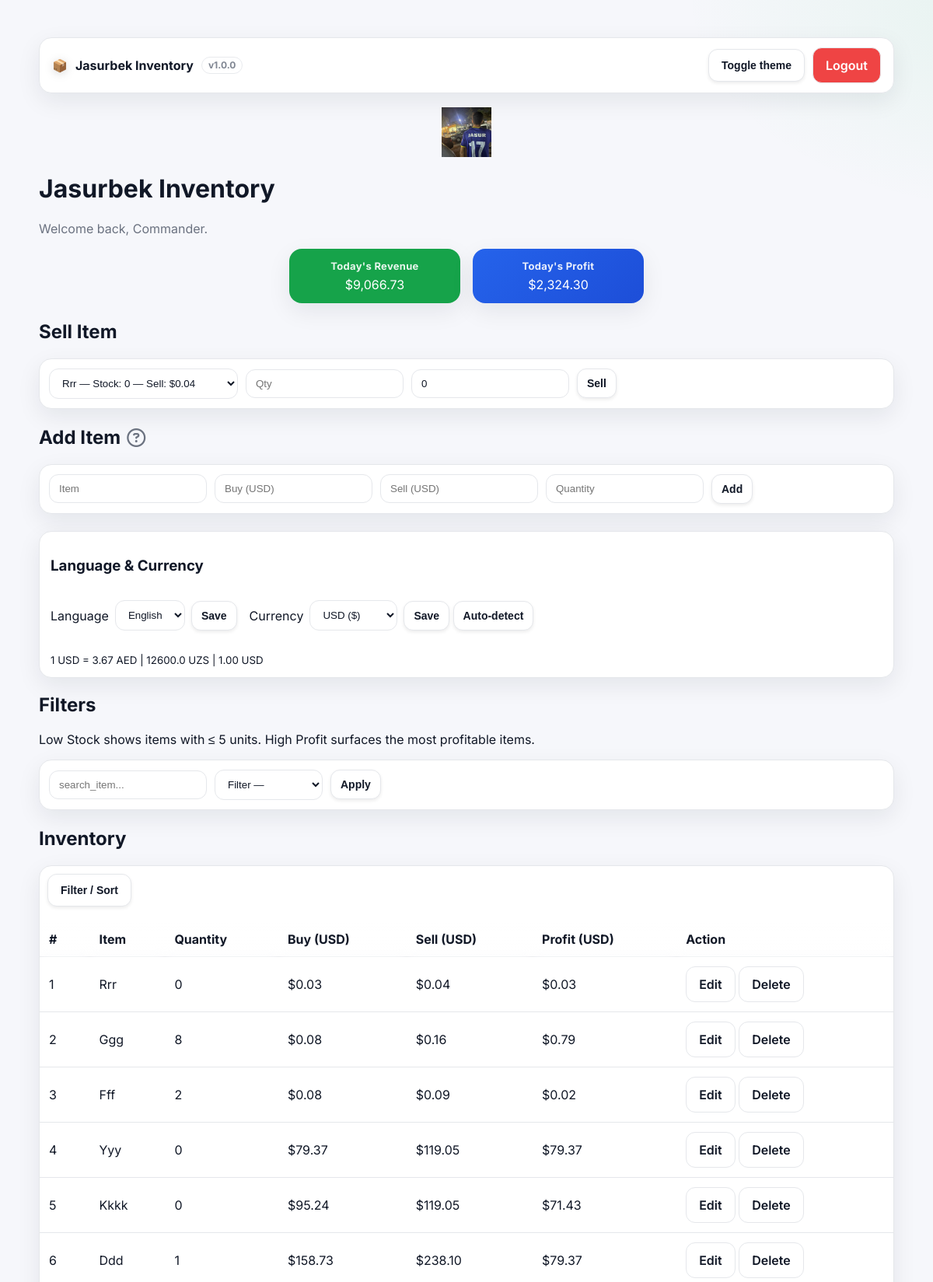
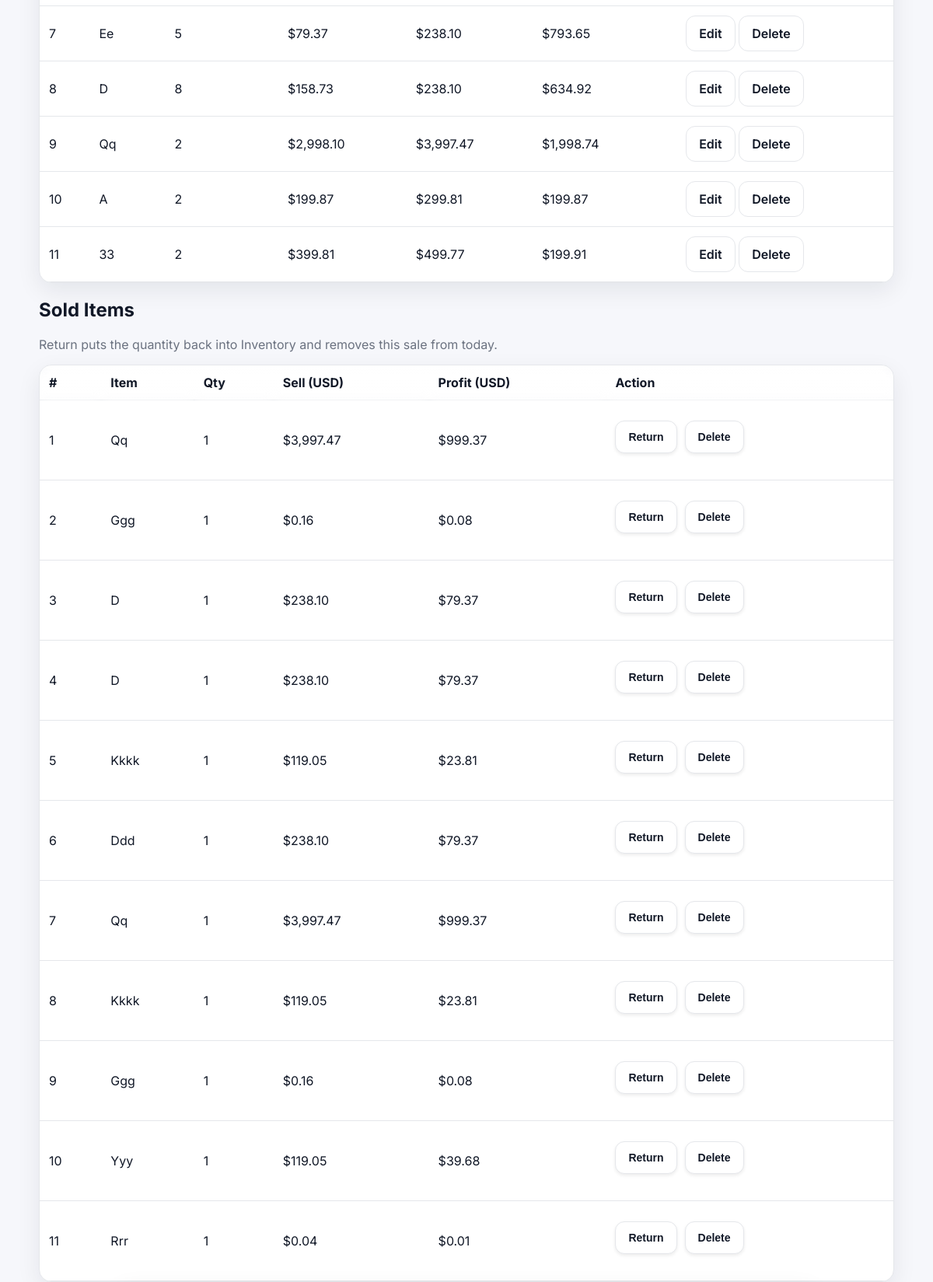
The page / (signed in, upper part) on the database its author committed (2 pictures, top to bottom).
### tables this page shows
CREATE TABLE inventory (
                id INTEGER PRIMARY KEY AUTOINCREMENT,
                name TEXT NOT NULL,
                buying_price REAL NOT NULL DEFAULT 0,
                selling_price REAL NOT NULL DEFAULT 0,
                quantity INTEGER NOT NULL DEFAULT 0,
                profit REAL NOT NULL DEFAULT 0,
                currency TEXT DEFAULT 'UZS',
                created_at TIMESTAMP NOT NULL DEFAULT CURRENT_TIMESTAMP
            , category TEXT, updated_at TIMESTAMP);

CREATE TABLE sales (
                id INTEGER PRIMARY KEY AUTOINCREMENT,
                item_id INTEGER NOT NULL,
                qty INTEGER NOT NULL,
                sell_price REAL NOT NULL,
                profit REAL NOT NULL,
                sold_at TIMESTAMP NOT NULL DEFAULT CURRENT_TIMESTAMP,
                FOREIGN KEY (item_id) REFERENCES inventory(id) ON DELETE CASCADE
            );

### app.py (the view, shortened to what this page needs)
@app.route("/")
def index():
    if not is_logged_in():
        return redirect(url_for("login"))
    search_query    = (request.values.get("search", "") or "").strip().lower()
    selected_filter = request.values.get("filter", "")
    sort_by         = request.args.get("sort_by", "id")
    direction       = request.args.get("direction", "asc")
    sort_param = request.args.get("sort")
    inventory = get_inventory()  # (id, name, buy, sell, qty, profit, currency)
    using_sqlite = db.DATABASE_URL.startswith("sqlite")
    if using_sqlite:
        row = db.db_one("""
            SELECT COALESCE(SUM(qty*sell_price),0), COALESCE(SUM(profit),0)
            FROM sales WHERE DATE(sold_at)=DATE('now','localtime')
        """)
    else:
        row = db.db_one("""
            SELECT COALESCE(SUM(qty*sell_price),0), COALESCE(SUM(profit),0)
            FROM sales s WHERE DATE(s.sold_at)=CURRENT_DATE
        """)
    today_revenue, today_profit = (row[0] if row else 0), (row[1] if row else 0)
    if search_query:
        inventory = [it for it in inventory if search_query in (it[1] or "").lower()]
    if selected_filter == "low_stock":
        inventory = [it for it in inventory if (it[4] or 0) <= 5]
    elif selected_filter == "high_profit":
        inventory = [it for it in inventory if (it[5] or 0) >= 100]
    sort_map = {"name": 1, "quantity": 4, "profit": 5, "price": 3}
    def nz_dec(x): return x if x is not None else Decimal(0)
    def nz_int(x): return x if x is not None else 0
    total_quantity = sum(nz_int(it[4]) for it in inventory)
    total_profit   = sum(nz_dec(it[5]) for it in inventory)
    top_profit_items = sorted(inventory, key=lambda x: (x[5] is None, x[5]), reverse=True)[:5]
    low_stock_items  = sorted(inventory, key=lambda x: (x[4] is None, x[4]))[:5]
    if using_sqlite:
        rows = db.db_all("""
            WITH days AS (
              SELECT DATE('now','localtime','-6 day') AS d
              UNION ALL SELECT DATE('now','localtime','-5 day')
              UNION ALL SELECT DATE('now','localtime','-4 day')
              UNION ALL SELECT DATE('now','localtime','-3 day')
              UNION ALL SELECT DATE('now','localtime','-2 day')
              UNION ALL SELECT DATE('now','localtime','-1 day')
              UNION ALL SELECT DATE('now','localtime')
            )
            SELECT d AS day,
                   COALESCE((SELECT SUM(qty*sell_price) FROM sales s WHERE DATE(s.sold_at)=d),0) AS revenue
            FROM days
        """)
    sales_labels = [str(r[0]) for r in rows]
    sales_values = [float(r[1] or 0) for r in rows]
    stock_labels = [it[1] for it in inventory]
    stock_values = [nz_int(it[4]) for it in inventory]
    if using_sqlite:
        sales_today = db.db_all("""
            SELECT s.id,
                   s.item_id,
                   i.name,
                   s.qty        AS quantity,
                   s.sell_price AS sell_price,
                   s.profit     AS profit,
                   s.sold_at    AS sold_at
            FROM sales s
            JOIN inventory i ON i.id = s.item_id
            WHERE DATE(s.sold_at) = DATE('now','localtime')
            ORDER BY s.sold_at DESC
        """)
    _base, _rates = _derive_rates_from_usd("USD")
    usd_to_aed = _rates.get("AED", 0)
    usd_to_uzs = _rates.get("UZS", 0)
    return render_template(
        "index.html",
        inventory=inventory,
        search_query=search_query,
        sort_by=sort_by,
        direction=direction,
        selected_filter=selected_filter,
        total_quantity=total_quantity,
        total_profit=total_profit,
        top_profit_labels=[it[1] for it in top_profit_items],
        top_profit_values=[float(nz_dec(it[5])) for it in top_profit_items],
        low_stock_labels=[it[1] for it in low_stock_items],
        low_stock_values=[nz_int(it[4]) for it in low_stock_items],
        sales_labels=sales_labels,
        sales_values=sales_values,
        stock_labels=stock_labels,
        stock_values=stock_values,
        sales_today=sales_today,
        today_revenue=today_revenue,
        today_profit=today_profit,
        usd_to_aed=usd_to_aed,
        usd_to_uzs=usd_to_uzs,
    )

### templates/index.html (shortened to what this page needs)
﻿{% extends "base.html" %}
{% block content %}
<div class="logo-container" style="text-align:center;margin-bottom:8px;">
  <img src="{{ url_for('static', filename='jasurbek_logo.png') }}" class="logo" alt="Jasurbek Logo" style="max-height:64px;">
</div>
<h1>{{ t("app_name") }}</h1>
<p class="subtitle">{{ t("welcome_back") }}</p>
<div class="kpis">
  <div class="kpi kpi-green">
    <strong>{{ t("todays_revenue") }}</strong>
    {{ today_revenue | ccy | fmtmoney }}
  </div>
  <div class="kpi kpi-blue">
    <strong>{{ t("todays_profit") }}</strong>
    {{ today_profit | ccy | fmtmoney }}
  </div>
</div>
<h2>{{ t("sell_item") }}</h2>
<form action="{{ url_for('sell_item') }}" method="POST" class="form-row card" style="padding:12px;">
  <select name="item_id" required id="sell-item-select" aria-label="{{ t('item') }}">
    {% for item in inventory %}
      <option value="{{ item[0] }}">
        {{ item[1] }} — {{ t('stock') }}: {{ item[4] }} — {{ t('sell') }}: {{ (item[3] | ccy) | fmtmoney }}
      </option>
    {% endfor %}
  </select>
  <input type="number" name="qty" placeholder="{{ t('qty') }}" min="1" required>
  <input type="text" name="sell_price" id="sell-price" data-money data-decimals="0" placeholder="{{ t('sell_price') }} ({{ CURRENCY }})" required>
  <button type="submit">{{ t('sell') }}</button>
</form>
<h2 class="section-title">
  {{ t("add_item") or "Add Item" }}
  <span class="info" role="button" tabindex="0"
        aria-label="Pricing hint"
        data-tip="Prices you enter are in UI currency {{ CURRENCY }}. They're stored internally in UZS.">
    <i class="fa-regular fa-circle-question"></i>
  </span>
</h2>
<form action="{{ url_for('add_item') }}" method="POST" class="form-row card" style="padding:12px;">
  <input type="text" name="name" placeholder="{{ t('item') }}" required>
  <input type="text" name="buying_price"  data-money data-decimals="0" placeholder="{{ t('buy') }} ({{ CURRENCY }})" required>
  <input type="text" name="selling_price" data-money data-decimals="0" placeholder="{{ t('sell') }} ({{ CURRENCY }})" required>
  <input type="number" name="quantity" placeholder="{{ t('quantity') }}" min="1" required>
  <button type="submit">{{ t('add') }}</button>
</form>
<div class="prefs-card card" style="padding:14px;margin-top:8px;">
  <h3 class="prefs-title">{{ t("lang_curr") }}</h3>
  <div class="form-row" style="gap:16px;">
    <form method="POST" action="{{ url_for('set_prefs') }}" class="prefs-form" id="lang-form" style="display:flex;gap:8px;align-items:center;">
      <label for="lang-select">{{ t("language") }}</label>
      <select name="lang" id="lang-select">
        <option value="en" {{ 'selected' if USER_LANG=='en' else '' }}>English</option>
      </select>
      <div class="prefs-actions">
        <button type="submit">{{ t("save") }}</button>
      </div>
    </form>
    <form action="{{ url_for('set_currency') }}" method="POST" class="prefs-form" id="currency-form" style="display:flex;gap:8px;align-items:center;">
      <label for="currency-select">{{ t("currency") }}</label>
      <select name="currency" id="currency-select">
        <option value="USD" {{ 'selected' if CURRENCY=='USD' else '' }}>USD ($)</option>
      </select>
      <div class="prefs-actions">
        <button type="submit">{{ t("save") }}</button>
        <button type="button" id="auto-detect">{{ t("auto_detect") }}</button>
      </div>
    </form>
  </div>
  <small style="display:block;margin-top:8px;">
    1 USD = {{ usd_to_aed | round(2) }} AED | {{ usd_to_uzs | round(0) }} UZS | 1.00 USD
  </small>
</div>
<h2 class="filters-title">{{ t("filters") }}</h2>
<p class="hint">{{ t("low_stock_hint") }} {{ t("high_profit_hint") }}</p>
<form method="GET" action="{{ url_for('index') }}" class="form-row card" style="padding:12px;">
  <input type="text" name="search" placeholder="{{ t('search_item') }}..." value="{{ search_query }}">
  <select name="filter">
    <option value="">{{ t('filter') }} — </option>
  </select>
  <button type="submit">{{ t('apply') }}</button>
</form>
<h2>{{ t("inventory") }}</h2>
<div class="table-wrap">
  {% set q = request.args.get('search','') %}
  {% set f = request.args.get('filter','') %}
  <div class="toolbar" style="padding:10px;">
    <button id="filterBtn" class="btn" aria-expanded="false" aria-haspopup="true" aria-controls="filterMenu">
      Filter / Sort
    </button>
  </div>
  <table id="inventoryTable" class="table">
    <thead>
      <tr>
        <th>#</th>
        <th>{{ t("item") }}</th>
        <th>{{ t("quantity") }}</th>
        <th>{{ t("buy") }} ({{ CURRENCY }})</th>
        <th>{{ t("sell") }} ({{ CURRENCY }})</th>
        <th>{{ t("profit") }} ({{ CURRENCY }})</th>
        <th>{{ t("action") }}</th>
      </tr>
    </thead>
    <tbody>
      {% for it in inventory %}
        <tr>
          <td>{{ loop.index }}</td>
          <td>{{ it[1] }}</td>
          <td>{{ it[4] | comma }}</td>
          <td>{{ (it[2] | ccy) | fmtmoney }}</td>
          <td>{{ (it[3] | ccy) | fmtmoney }}</td>
          <td>{{ (it[5] | ccy) | fmtmoney }}</td>
          <td>
            <a href="{{ url_for('edit_item', item_id=it[0]) }}" class="btn">Edit</a>
            <a href="{{ url_for('delete_item', item_id=it[0]) }}" class="btn btn-red" onclick="return confirm('Delete this item?')">Delete</a>
          </td>
        </tr>
      {% else %}
        <tr><td colspan="7" style="text-align:center; opacity:.7">No items found.</td></tr>
      {% endfor %}
    </tbody>
  </table>
</div>
<h2 class="mt-6">Sold Items</h2>
<p class="subtitle">Return puts the quantity back into Inventory and removes this sale from today.</p>
<div class="table-wrap">
  <table class="table">
    <thead>
      <tr>
        <th>#</th>
        <th>{{ t("item") }}</th>
        <th>{{ t("qty") }}</th>
        <th>{{ t("sell") }} ({{ CURRENCY }})</th>
        <th>{{ t("profit") }} ({{ CURRENCY }})</th>
        <th>{{ t("action") }}</th>
      </tr>
    </thead>
    <tbody>
      {% for s in sales_today %}
        <tr>
          <td>{{ loop.index }}</td>
          <td>{{ s[2] }}</td>
          <td>{{ s[3] }}</td>
          <td>{{ s[4] | ccy | fmtmoney }}</td>
          <td>{{ s[5] | ccy | fmtmoney }}</td>
          <td class="actions">
            <form method="POST" action="{{ url_for('return_sale', sale_id=s[0]) }}" style="display:inline">
              <button class="btn btn-yellow">Return</button>
            </form>
            <form method="POST" action="{{ url_for('delete_sale', sale_id=s[0]) }}" style="display:inline" onsubmit="return confirm('Delete sale record?')">
              <button class="btn btn-red">Delete</button>
            </form>
          </td>
        </tr>
      {% else %}
        <tr><td colspan="6" style="text-align:center; opacity:.7">No sales yet today.</td></tr>
      {% endfor %}
    </tbody>
  </table>
</div>
{% endblock %}

### rows shown on the page
inventory: name "Rrr", quantity "0", buying_price "$0.03", selling_price "$0.04", value "$0.03"
inventory: name "Ggg", quantity "8", buying_price "$0.08", selling_price "$0.16", value "$0.79"
inventory: name "Fff", quantity "2", buying_price "$0.08", selling_price "$0.09", value "$0.02"
inventory: name "Yyy", quantity "0", buying_price "$79.37", selling_price "$119.05", value "$79.37"
inventory: name "Kkkk", quantity "0", buying_price "$95.24", selling_price "$119.05", value "$71.43"
inventory: name "Ddd", quantity "1", buying_price "$158.73", selling_price "$238.10", value "$79.37"
inventory: name "Ee", quantity "5", buying_price "$79.37", selling_price "$238.10", value "$793.65"
inventory: name "D", quantity "8", buying_price "$158.73", selling_price "$238.10", value "$634.92"
inventory: name "Qq", quantity "2", buying_price "$2,998.10", selling_price "$3,997.47", value "$1,998.74"
inventory: name "A", quantity "2", buying_price "$199.87", selling_price "$299.81", value "$199.87"
inventory: name "33", quantity "2", buying_price "$399.81", selling_price "$499.77", value "$199.91"
sales: name "Qq", qty "1", sell_price "$3,997.47", profit "$999.37"
sales: name "Ggg", qty "1", sell_price "$0.16", profit "$0.08"
sales: name "D", qty "1", sell_price "$238.10", profit "$79.37"
sales: name "D", qty "1", sell_price "$238.10", profit "$79.37"
sales: name "Kkkk", qty "1", sell_price "$119.05", profit "$23.81"
sales: name "Ddd", qty "1", sell_price "$238.10", profit "$79.37"
sales: name "Qq", qty "1", sell_price "$3,997.47", profit "$999.37"
sales: name "Kkkk", qty "1", sell_price "$119.05", profit "$23.81"
sales: name "Ggg", qty "1", sell_price "$0.16", profit "$0.08"
sales: name "Yyy", qty "1", sell_price "$119.05", profit "$39.68"
sales: name "Rrr", qty "1", sell_price "$0.04", profit "$0.01"

### other values the page prints
{{ APP_VERSION }} "v1.0.0"
{{ t("app_name") }} "Jasurbek Inventory"
{{ t("welcome_back") }} "Welcome back, Commander."
{{ t("todays_revenue") }} "Today's Revenue"
{{ today_revenue | ccy | fmtmoney }} "$9,066.73"
{{ t("todays_profit") }} "Today's Profit"
{{ today_profit | ccy | fmtmoney }} "$2,324.30"
{{ t("sell_item") }} "Sell Item"
{{ t('sell') }} "Sell"
{{ t("add_item") or "Add Item" }} "Add Item"
{{ t('add') }} "Add"
{{ t("lang_curr") }} "Language & Currency"
{{ t("language") }} "Language"
{{ t("save") }} "Save"
{{ t("currency") }} "Currency"
